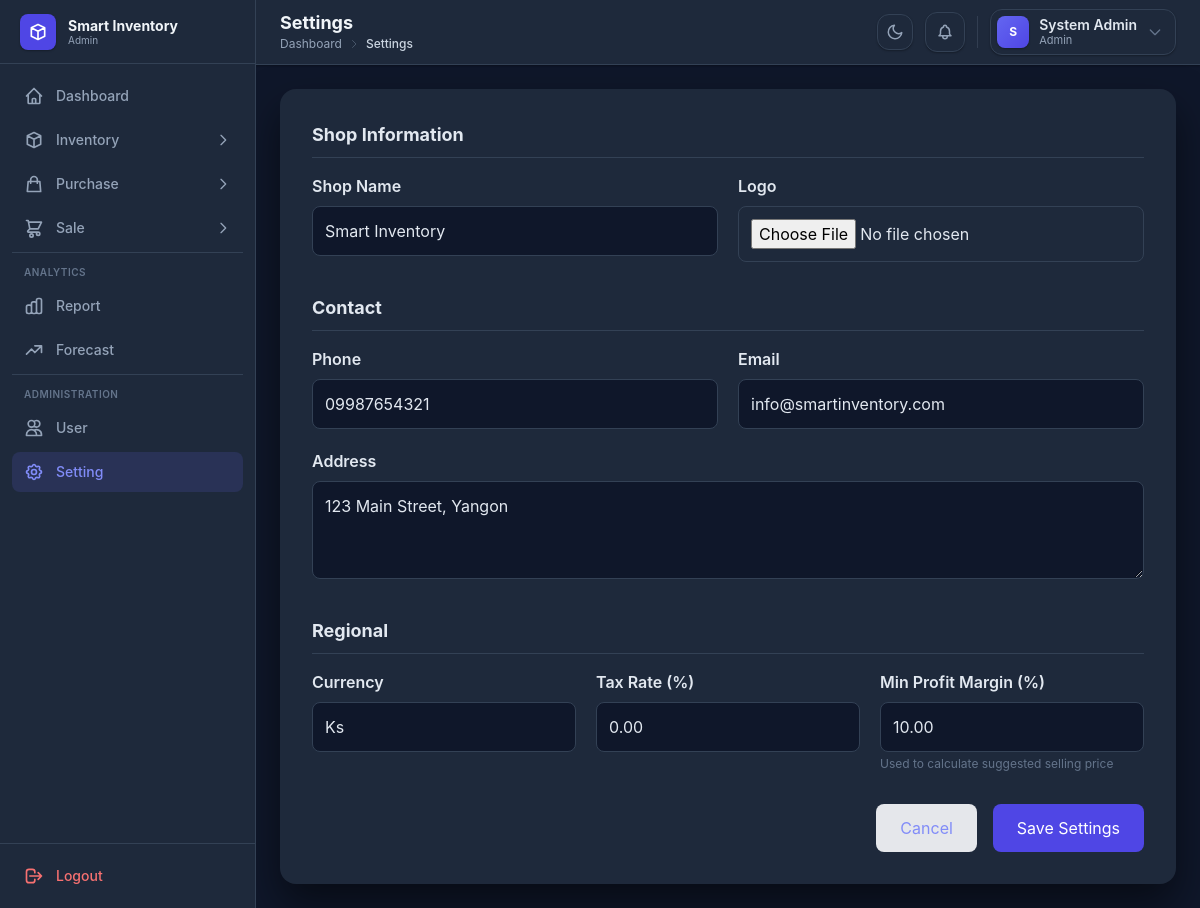
/settings/index.php (signed in), run on the app's committed database.
### tables this page shows
CREATE TABLE IF NOT EXISTS settings (
    id INT AUTO_INCREMENT PRIMARY KEY,
    shop_name VARCHAR(100) DEFAULT 'Smart Inventory',
    logo VARCHAR(255) DEFAULT NULL,
    phone VARCHAR(50) DEFAULT NULL,
    email VARCHAR(100) DEFAULT NULL,
    address TEXT,
    currency VARCHAR(10) DEFAULT 'Ks',
    tax_rate DECIMAL(5,2) DEFAULT 0.00,
    minimum_profit_margin DECIMAL(5,2) DEFAULT 10.00,
    created_at TIMESTAMP DEFAULT CURRENT_TIMESTAMP
);

### settings/index.php (the view, shortened to what this page needs)
<?php
include "../config/database.php";
$setting = mysqli_fetch_assoc(mysqli_query($conn, "SELECT * FROM settings WHERE id=1"));
?>
<!DOCTYPE html>
<html lang="en">
<head>
    <script src="https://cdn.tailwindcss.com"></script>
    <link rel="stylesheet" href="../assets/css/style.css">
</head>
<body class="bg-gray-50 dark:bg-slate-900">
    <div class="flex min-h-screen">
        <?php include "../includes/sidebar.php"; ?>
        <div class="flex-1 flex flex-col">
            <?php include "../includes/header.php"; ?>
            <main class="p-6">
                <div class="max-w-4xl mx-auto">
                    <form method="POST" enctype="multipart/form-data" class="bg-white shadow-xl rounded-2xl p-8" data-form-guard="true">
                        <h2 class="text-lg font-bold text-gray-800 dark:text-gray-200 mb-4 border-b pb-2">Shop Information</h2>
                        <div class="grid grid-cols-2 gap-5">
                            <div>
                                <label class="font-semibold">Shop Name</label>
                                <input type="text" name="shop_name" value="<?= $setting['shop_name'] ?? '' ?>" class="w-full border rounded-lg p-3 mt-2" placeholder="Shop Name">
                            </div>
                            <div>
                                <label class="font-semibold">Logo</label>
                                <input type="file" name="logo" class="w-full border rounded-lg p-3 mt-2">
                            </div>
                        </div>
                        <h2 class="text-lg font-bold text-gray-800 dark:text-gray-200 mb-4 mt-8 border-b pb-2">Contact</h2>
                        <div class="grid grid-cols-2 gap-5">
                            <div>
                                <label class="font-semibold">Phone</label>
                                <input type="text" name="phone" value="<?= $setting['phone'] ?? '' ?>" class="w-full border rounded-lg p-3 mt-2" placeholder="Phone number">
                            </div>
                            <div>
                                <label class="font-semibold">Email</label>
                                <input type="email" name="email" value="<?= $setting['email'] ?? '' ?>" class="w-full border rounded-lg p-3 mt-2" placeholder="Email address">
                            </div>
                        </div>
                        <div class="mt-5">
                            <label class="font-semibold">Address</label>
                            <textarea name="address" rows="3" class="w-full border rounded-lg p-3 mt-2" placeholder="Address"><?= $setting['address'] ?? '' ?></textarea>
                        </div>
                        <h2 class="text-lg font-bold text-gray-800 dark:text-gray-200 mb-4 mt-8 border-b pb-2">Regional</h2>
                        <div class="grid grid-cols-3 gap-5">
                            <div>
                                <label class="font-semibold">Currency</label>
                                <input type="text" name="currency" value="<?= $setting['currency'] ?? 'Ks' ?>" class="w-full border rounded-lg p-3 mt-2" placeholder="Currency symbol">
                            </div>
                            <div>
                                <label class="font-semibold">Tax Rate (%)</label>
                                <input type="number" step="0.01" name="tax_rate" value="<?= $setting['tax_rate'] ?? 0 ?>" class="w-full border rounded-lg p-3 mt-2" placeholder="0.00">
                            </div>
                            <div>
                                <label class="font-semibold">Min Profit Margin (%)</label>
                                <input type="number" step="0.01" name="minimum_profit_margin" value="<?= $setting['minimum_profit_margin'] ?? 10 ?>" class="w-full border rounded-lg p-3 mt-2" placeholder="10.00">
                                <p class="text-xs text-gray-400 mt-1">Used to calculate suggested selling price</p>
                            </div>
                        </div>
                        <div class="flex justify-end gap-4 mt-8">
                            <a href="../dashboard/index.php" class="px-6 py-3 bg-gray-200 rounded-lg">Cancel</a>
                            <button name="save" class="px-6 py-3 bg-indigo-600 text-white rounded-lg">Save Settings</button>
                        </div>
                    </form>
                </div>
            </main>
        </div>
    </div>
    <?php include "../includes/footer.php"; ?>
</body>
</html>

### assets/css/style.css (style rules this page uses)
* { margin: 0; padding: 0; box-sizing: border-box; }
body { font-family: 'Inter', system-ui, -apple-system, sans-serif; }
.dark body { background-color: #0f172a; color: #e2e8f0; }
.dark a { color: #818cf8; }
.dark .bg-white { background-color: #1e293b !important; }
.dark .bg-gray-50 { background-color: #0f172a !important; }
.dark .border { border-color: #334155 !important; }
.dark .border-b { border-bottom-color: #334155 !important; }
.dark .shadow-xl { box-shadow: 0 20px 40px rgba(0, 0, 0, 0.5) !important; }
.dark .text-gray-800 { color: #e2e8f0 !important; }
.dark .text-gray-400 { color: #64748b !important; }
.dark input[type="text"], .dark input[type="email"], .dark input[type="password"], .dark input[type="number"], .dark input[type="search"], .dark input[type="date"], .dark select, .dark textarea { background-color: #0f172a !important; border-color: #334155 !important; color: #e2e8f0 !important; }
.dark input::placeholder, .dark textarea::placeholder { color: #64748b !important; }
.dark .rounded-2xl { border-color: #334155 !important; }

### data on the page
settings: shop_name "Smart Inventory", phone "09987654321", email "info@smartinventory.com", address "123 Main Street, Yangon", currency "Ks", tax_rate "0.00", minimum_profit_margin "10.00"

### other printed values
$role "Admin"
$page_title "Settings"
$part "Dashboard"
$part "Settings"
substr($name, 0, 1) "S"
$name "System Admin"
